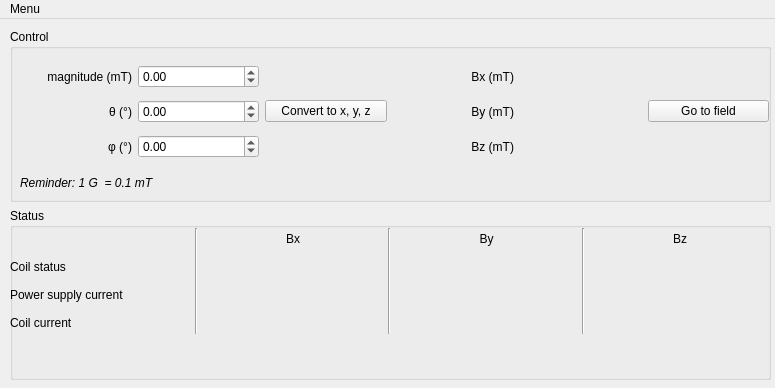
<?xml version="1.0" encoding="UTF-8"?>
<ui version="4.0">
 <class>MainWindow</class>
 <widget class="QMainWindow" name="MainWindow">
  <property name="geometry">
   <rect>
    <x>0</x>
    <y>0</y>
    <width>775</width>
    <height>388</height>
   </rect>
  </property>
  <property name="windowTitle">
   <string>Vector magnet</string>
  </property>
  <widget class="QWidget" name="centralwidget">
   <widget class="QWidget" name="verticalLayoutWidget">
    <property name="geometry">
     <rect>
      <x>10</x>
      <y>10</y>
      <width>761</width>
      <height>351</height>
     </rect>
    </property>
    <layout class="QVBoxLayout" name="verticalLayout">
     <item>
      <widget class="QGroupBox" name="groupBox">
       <property name="title">
        <string>Control</string>
       </property>
       <widget class="QWidget" name="">
        <property name="geometry">
         <rect>
          <x>0</x>
          <y>30</y>
          <width>759</width>
          <height>106</height>
         </rect>
        </property>
        <layout class="QGridLayout" name="gridLayout_general_control">
         <item row="3" column="4">
          <widget class="QLabel" name="display_z">
           <property name="text">
            <string/>
           </property>
           <property name="alignment">
            <set>Qt::AlignCenter</set>
           </property>
          </widget>
         </item>
         <item row="1" column="1">
          <widget class="QDoubleSpinBox" name="doubleSpinBox_magnitude">
           <property name="minimum">
            <double>-9999.000000000000000</double>
           </property>
           <property name="maximum">
            <double>9999.000000000000000</double>
           </property>
          </widget>
         </item>
         <item row="2" column="1">
          <widget class="QDoubleSpinBox" name="doubleSpinBox_theta">
           <property name="minimum">
            <double>-360.000000000000000</double>
           </property>
           <property name="maximum">
            <double>360.000000000000000</double>
           </property>
          </widget>
         </item>
         <item row="2" column="0">
          <widget class="QLabel" name="label_theta">
           <property name="text">
            <string>θ (°)</string>
           </property>
           <property name="alignment">
            <set>Qt::AlignRight|Qt::AlignTrailing|Qt::AlignVCenter</set>
           </property>
          </widget>
         </item>
         <item row="1" column="0">
          <widget class="QLabel" name="label_magnitude">
           <property name="text">
            <string>magnitude (mT)</string>
           </property>
           <property name="alignment">
            <set>Qt::AlignRight|Qt::AlignTrailing|Qt::AlignVCenter</set>
           </property>
          </widget>
         </item>
         <item row="1" column="4">
          <widget class="QLabel" name="display_x">
           <property name="text">
            <string/>
           </property>
           <property name="alignment">
            <set>Qt::AlignCenter</set>
           </property>
          </widget>
         </item>
         <item row="2" column="5">
          <widget class="QPushButton" name="pushButton_go_to">
           <property name="text">
            <string>Go to field</string>
           </property>
          </widget>
         </item>
         <item row="1" column="3">
          <widget class="QLabel" name="label_x">
           <property name="text">
            <string>Bx (mT)</string>
           </property>
           <property name="alignment">
            <set>Qt::AlignRight|Qt::AlignTrailing|Qt::AlignVCenter</set>
           </property>
          </widget>
         </item>
         <item row="3" column="1">
          <widget class="QDoubleSpinBox" name="doubleSpinBox_phi">
           <property name="minimum">
            <double>-360.000000000000000</double>
           </property>
           <property name="maximum">
            <double>360.000000000000000</double>
           </property>
          </widget>
         </item>
         <item row="3" column="3">
          <widget class="QLabel" name="label_z">
           <property name="text">
            <string>Bz (mT)</string>
           </property>
           <property name="alignment">
            <set>Qt::AlignRight|Qt::AlignTrailing|Qt::AlignVCenter</set>
           </property>
          </widget>
         </item>
         <item row="3" column="0">
          <widget class="QLabel" name="label_phi">
           <property name="text">
            <string>φ (°)</string>
           </property>
           <property name="alignment">
            <set>Qt::AlignRight|Qt::AlignTrailing|Qt::AlignVCenter</set>
           </property>
          </widget>
         </item>
         <item row="2" column="3">
          <widget class="QLabel" name="label_y">
           <property name="text">
            <string>By (mT)</string>
           </property>
           <property name="alignment">
            <set>Qt::AlignRight|Qt::AlignTrailing|Qt::AlignVCenter</set>
           </property>
          </widget>
         </item>
         <item row="2" column="2">
          <widget class="QPushButton" name="pushButton_convert">
           <property name="text">
            <string>Convert to x, y, z</string>
           </property>
          </widget>
         </item>
         <item row="2" column="4">
          <widget class="QLabel" name="display_y">
           <property name="text">
            <string/>
           </property>
           <property name="alignment">
            <set>Qt::AlignCenter</set>
           </property>
          </widget>
         </item>
        </layout>
       </widget>
       <widget class="QLabel" name="label">
        <property name="geometry">
         <rect>
          <x>10</x>
          <y>140</y>
          <width>140</width>
          <height>28</height>
         </rect>
        </property>
        <property name="font">
         <font>
          <italic>true</italic>
         </font>
        </property>
        <property name="text">
         <string>Reminder: 1 G  = 0.1 mT</string>
        </property>
       </widget>
      </widget>
     </item>
     <item>
      <widget class="QGroupBox" name="groupBox_2">
       <property name="title">
        <string>Status</string>
       </property>
       <widget class="QWidget" name="">
        <property name="geometry">
         <rect>
          <x>0</x>
          <y>20</y>
          <width>759</width>
          <height>106</height>
         </rect>
        </property>
        <layout class="QGridLayout" name="gridLayout">
         <item row="2" column="6">
          <widget class="QLabel" name="iout_z_display">
           <property name="text">
            <string/>
           </property>
          </widget>
         </item>
         <item row="0" column="1" rowspan="4">
          <widget class="Line" name="line_3">
           <property name="orientation">
            <enum>Qt::Vertical</enum>
           </property>
          </widget>
         </item>
         <item row="3" column="4">
          <widget class="QLabel" name="imag_y_display">
           <property name="text">
            <string/>
           </property>
          </widget>
         </item>
         <item row="0" column="5" rowspan="4">
          <widget class="Line" name="line_2">
           <property name="orientation">
            <enum>Qt::Vertical</enum>
           </property>
          </widget>
         </item>
         <item row="2" column="4">
          <widget class="QLabel" name="iout_y_display">
           <property name="text">
            <string/>
           </property>
          </widget>
         </item>
         <item row="1" column="2">
          <widget class="QLabel" name="Bx_status_display">
           <property name="text">
            <string/>
           </property>
          </widget>
         </item>
         <item row="1" column="6">
          <widget class="QLabel" name="Bz_status_display">
           <property name="text">
            <string/>
           </property>
          </widget>
         </item>
         <item row="2" column="0">
          <widget class="QLabel" name="ps_current_label">
           <property name="text">
            <string>Power supply current</string>
           </property>
          </widget>
         </item>
         <item row="1" column="4">
          <widget class="QLabel" name="By_status_display">
           <property name="text">
            <string/>
           </property>
          </widget>
         </item>
         <item row="0" column="6">
          <widget class="QLabel" name="Bz_label">
           <property name="text">
            <string>Bz</string>
           </property>
           <property name="alignment">
            <set>Qt::AlignCenter</set>
           </property>
          </widget>
         </item>
         <item row="3" column="2">
          <widget class="QLabel" name="imag_x_display">
           <property name="text">
            <string/>
           </property>
          </widget>
         </item>
         <item row="0" column="4">
          <widget class="QLabel" name="By_label">
           <property name="text">
            <string>By</string>
           </property>
           <property name="alignment">
            <set>Qt::AlignCenter</set>
           </property>
          </widget>
         </item>
         <item row="2" column="2">
          <widget class="QLabel" name="iout_x_display">
           <property name="text">
            <string/>
           </property>
          </widget>
         </item>
         <item row="0" column="3" rowspan="4">
          <widget class="Line" name="line">
           <property name="orientation">
            <enum>Qt::Vertical</enum>
           </property>
          </widget>
         </item>
         <item row="3" column="6">
          <widget class="QLabel" name="imag_z_display">
           <property name="text">
            <string/>
           </property>
          </widget>
         </item>
         <item row="0" column="2">
          <widget class="QLabel" name="Bx_label">
           <property name="text">
            <string>Bx</string>
           </property>
           <property name="alignment">
            <set>Qt::AlignCenter</set>
           </property>
          </widget>
         </item>
         <item row="3" column="0">
          <widget class="QLabel" name="coil_current_label">
           <property name="text">
            <string>Coil current</string>
           </property>
          </widget>
         </item>
         <item row="1" column="0">
          <widget class="QLabel" name="label_2">
           <property name="text">
            <string>Coil status</string>
           </property>
          </widget>
         </item>
        </layout>
       </widget>
      </widget>
     </item>
    </layout>
   </widget>
  </widget>
  <widget class="QMenuBar" name="menuBar">
   <property name="geometry">
    <rect>
     <x>0</x>
     <y>0</y>
     <width>775</width>
     <height>25</height>
    </rect>
   </property>
   <widget class="QMenu" name="menuMenu">
    <property name="title">
     <string>Menu</string>
    </property>
    <addaction name="actionClose"/>
   </widget>
   <addaction name="menuMenu"/>
  </widget>
  <action name="actionClose">
   <property name="text">
    <string>Close</string>
   </property>
  </action>
 </widget>
 <resources/>
 <connections>
  <connection>
   <sender>actionClose</sender>
   <signal>triggered()</signal>
   <receiver>MainWindow</receiver>
   <slot>close()</slot>
   <hints>
    <hint type="sourcelabel">
     <x>-1</x>
     <y>-1</y>
    </hint>
    <hint type="destinationlabel">
     <x>387</x>
     <y>72</y>
    </hint>
   </hints>
  </connection>
 </connections>
</ui>
